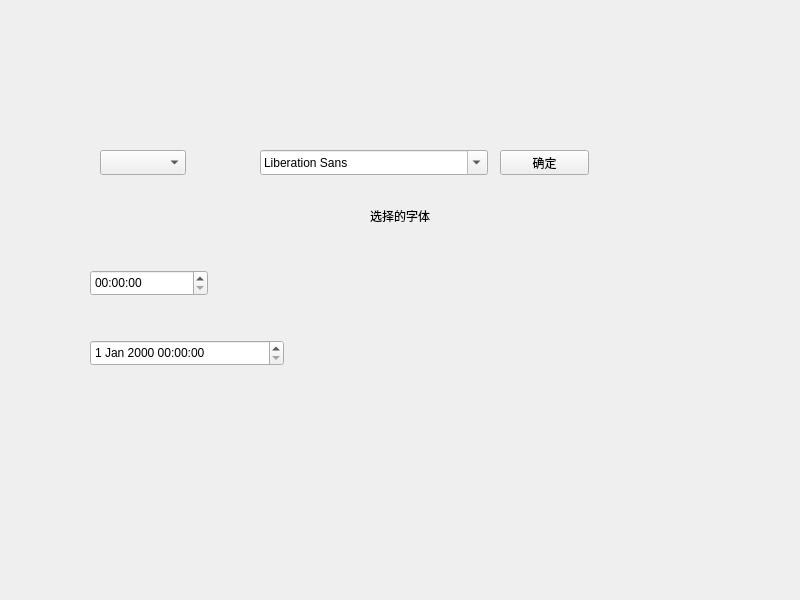
<?xml version="1.0" encoding="UTF-8"?>
<ui version="4.0">
 <class>Widget</class>
 <widget class="QWidget" name="Widget">
  <property name="geometry">
   <rect>
    <x>0</x>
    <y>0</y>
    <width>800</width>
    <height>600</height>
   </rect>
  </property>
  <property name="windowTitle">
   <string>Widget</string>
  </property>
  <widget class="QComboBox" name="comboBox">
   <property name="geometry">
    <rect>
     <x>100</x>
     <y>150</y>
     <width>86</width>
     <height>25</height>
    </rect>
   </property>
  </widget>
  <widget class="QFontComboBox" name="fontComboBox">
   <property name="geometry">
    <rect>
     <x>260</x>
     <y>150</y>
     <width>228</width>
     <height>25</height>
    </rect>
   </property>
  </widget>
  <widget class="QPushButton" name="pushButton">
   <property name="geometry">
    <rect>
     <x>500</x>
     <y>150</y>
     <width>89</width>
     <height>25</height>
    </rect>
   </property>
   <property name="text">
    <string>确定</string>
   </property>
  </widget>
  <widget class="QLabel" name="label">
   <property name="geometry">
    <rect>
     <x>370</x>
     <y>200</y>
     <width>101</width>
     <height>31</height>
    </rect>
   </property>
   <property name="text">
    <string>选择的字体</string>
   </property>
  </widget>
  <widget class="QDateTimeEdit" name="dateTimeEdit">
   <property name="geometry">
    <rect>
     <x>90</x>
     <y>340</y>
     <width>194</width>
     <height>26</height>
    </rect>
   </property>
  </widget>
  <widget class="QTimeEdit" name="timeEdit">
   <property name="geometry">
    <rect>
     <x>90</x>
     <y>270</y>
     <width>118</width>
     <height>26</height>
    </rect>
   </property>
  </widget>
 </widget>
 <resources/>
 <connections/>
</ui>
